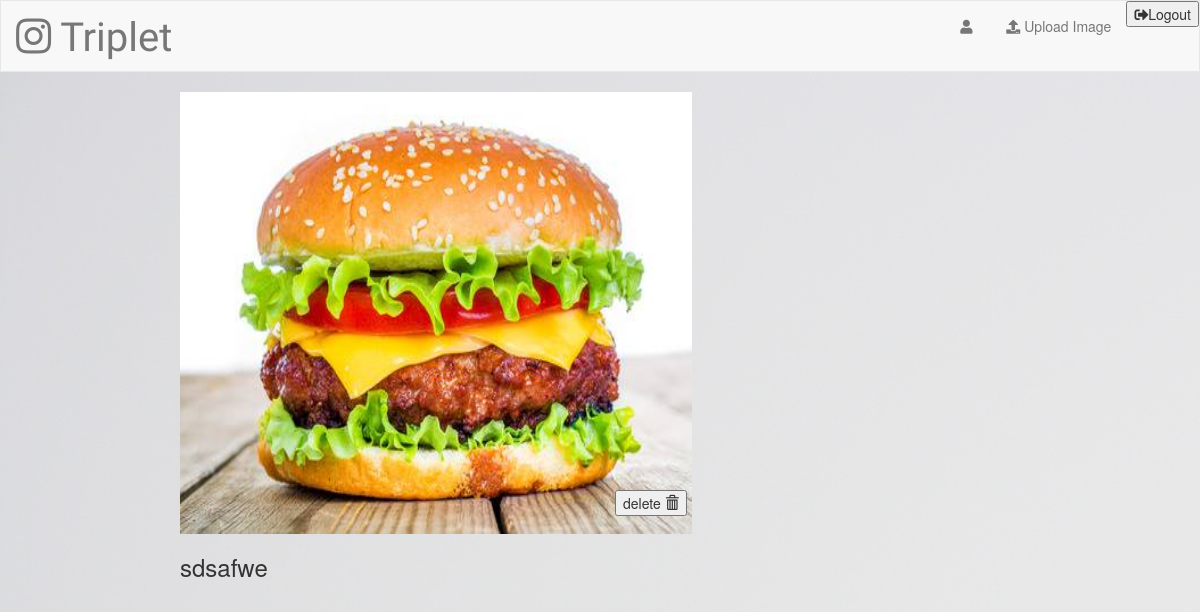
The app's page /gallery/1 with its own data.
### gallery/models.py (models this page shows, shortened)
class Album(models.Model):
    caption = models.TextField()
    photo = models.FileField()
    date = models.DateTimeField(auto_now_add=True)
    uploader = models.ForeignKey(User,on_delete=models.CASCADE,default=None)

### gallery/views.py (the view)
# urls.py: path('<pk>',views.DetailView.as_view(), name='detail'),
class DetailView(generic.DetailView):
        model = Album
        template_name = 'gallery/detail.html'

### gallery/templates/gallery/detail.html (shortened to what this page needs)
{% extends 'gallery/base.html' %}
{% block body%}
   <div class="center">
        <form action="{% url 'gallery:album-delete' album.id %}" method="post" >
        <img src="{{ album.photo.url }}" height="442" width="512">
         <h3>{{ album.caption }}</h3>
            <button type="submit" class="deleteB">delete
                 <span class="glyphicon glyphicon-trash"></span>
            </button>
        </form>
    </div>
{% endblock %}

### gallery/static/gallery/style.css (style rules this page uses)
body { background: white url("images/background.jpg"); }
.center { display: block; margin-left: auto; margin-right: auto; width: 70%; }
.deleteB { position: relative; top: -100px; left: 435px; }

### records on screen
Album: photo (picture), caption "sdsafwe"
